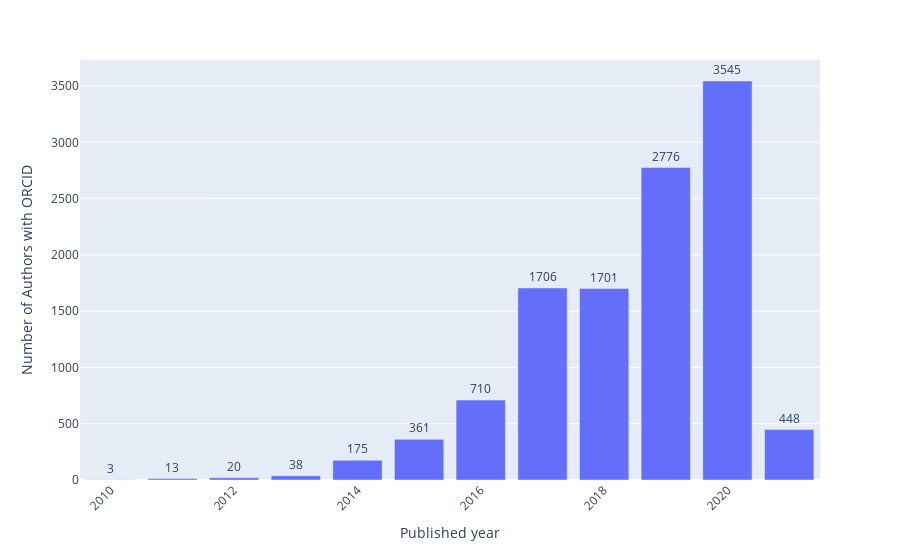

The notebook cell saved with this chart:
### Code cell
newdf = pd.DataFrame({index_label:authors_with_orcid_df.index, number_label:authors_with_orcid_df.values})
newdf.head()
filename = 'timeline_authors_with_orcid'

fig = px.bar(newdf, x=index_label, y=number_label, text=number_label)
fig.update_traces(texttemplate='%{text:.s}', textposition='outside')
fig.update_layout(uniformtext_minsize=8, uniformtext_mode='hide', xaxis_type = 'date', xaxis_tickangle=-45)
fig.show()
fig.write_image(OUTPUT_DIR + '/' + filename + '.pdf')

### Figure 1 — Plotly figure (JSON) as saved in the notebook; plotly's stock layout.template omitted (floating-point values rounded to 4 significant figures)
{"data": [{"alignmentgroup": "True", "hovertemplate": "Published year=%{x}<br>Number of Authors with ORCID=%{text}<extra></extra>", "legendgroup": "", "marker": {"color": "#636efa", "pattern": {"shape": ""}}, "name": "", "offsetgroup": "", "orientation": "v", "showlegend": false, "text": [3545, 2776, 1706, 1701, 710, 448, 361, 175, 38, 20, 13, 3], "textposition": "outside", "texttemplate": "%{text:.s}", "type": "bar", "x": ["2020", "2019", "2017", "2018", "2016", "2021", "2015", "2014", "2013", "2012", "2011", "2010"], "xaxis": "x", "y": [3545, 2776, 1706, 1701, 710, 448, 361, 175, 38, 20, 13, 3], "yaxis": "y"}], "layout": {"autosize": true, "barmode": "relative", "legend": {"tracegroupgap": 0}, "margin": {"t": 60}, "uniformtext": {"minsize": 8, "mode": "hide"}, "xaxis": {"anchor": "y", "autorange": true, "domain": [0, 1], "range": ["2009-07-02 12:00", "2021-07-02 12:00"], "tickangle": -45, "title": {"text": "Published year"}, "type": "date"}, "yaxis": {"anchor": "x", "autorange": true, "domain": [0, 1], "range": [0, 3732.0], "title": {"text": "Number of Authors with ORCID"}, "type": "linear"}}}
